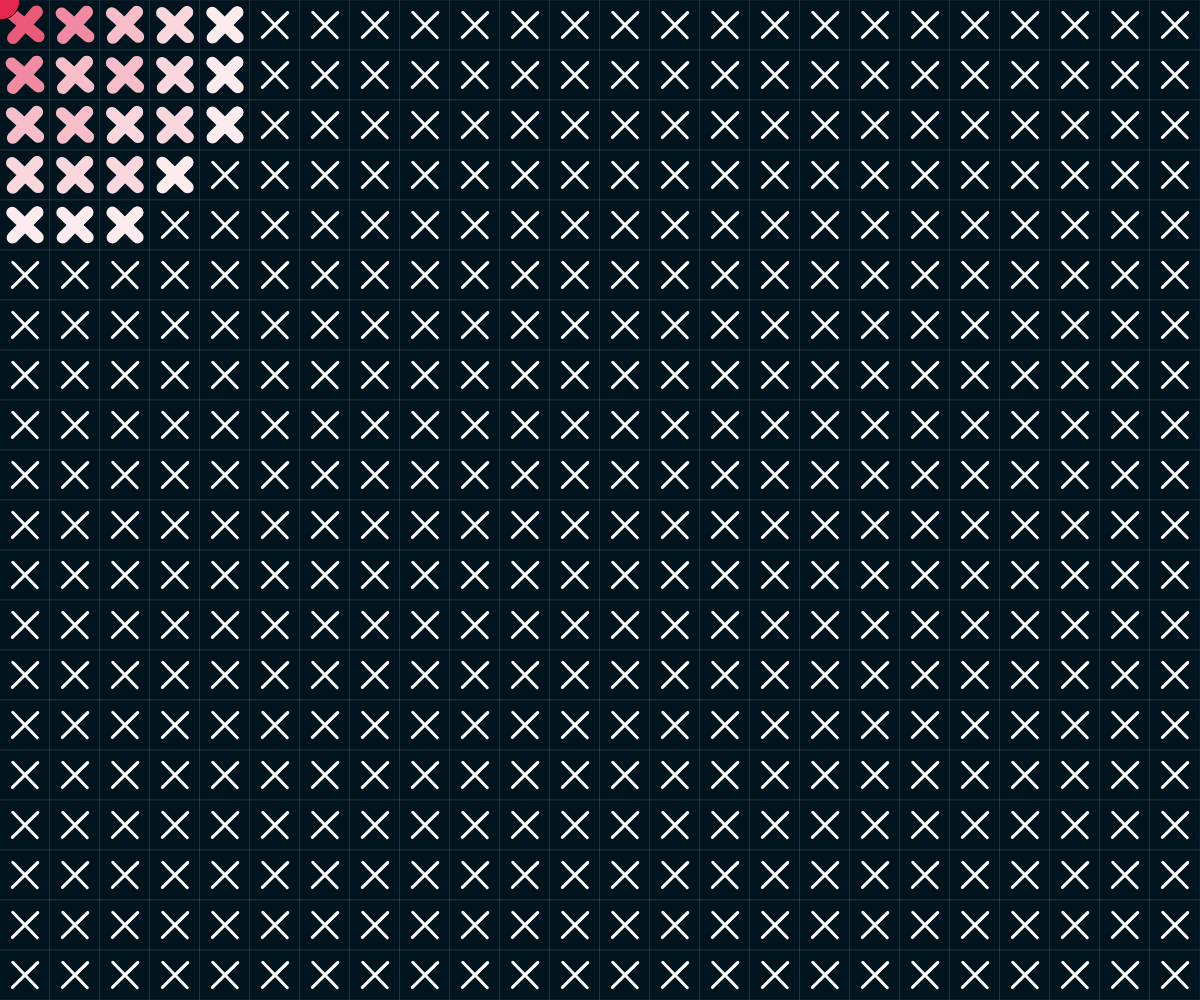
Frame 1 (no input)
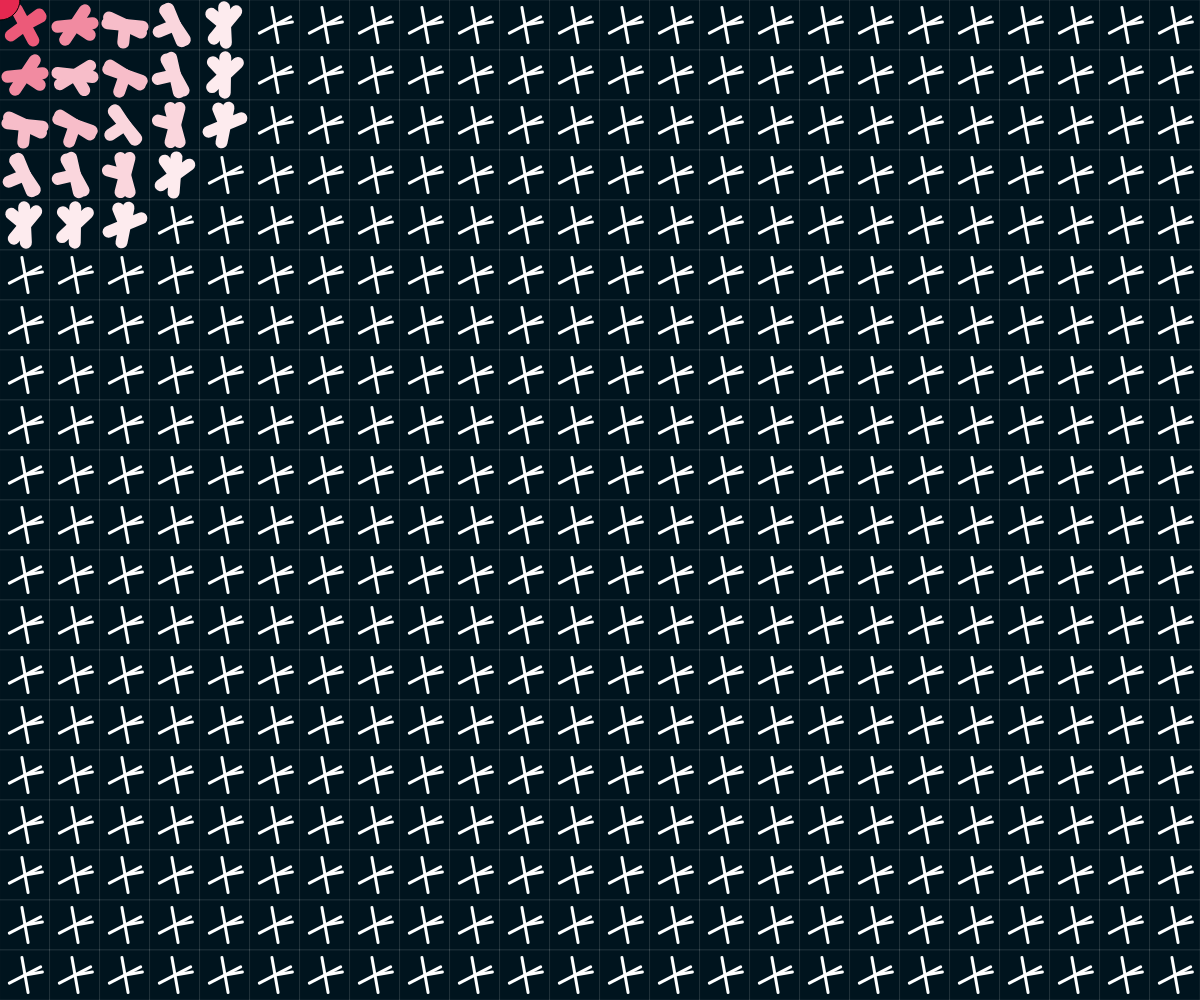
Frame 60 (no input)
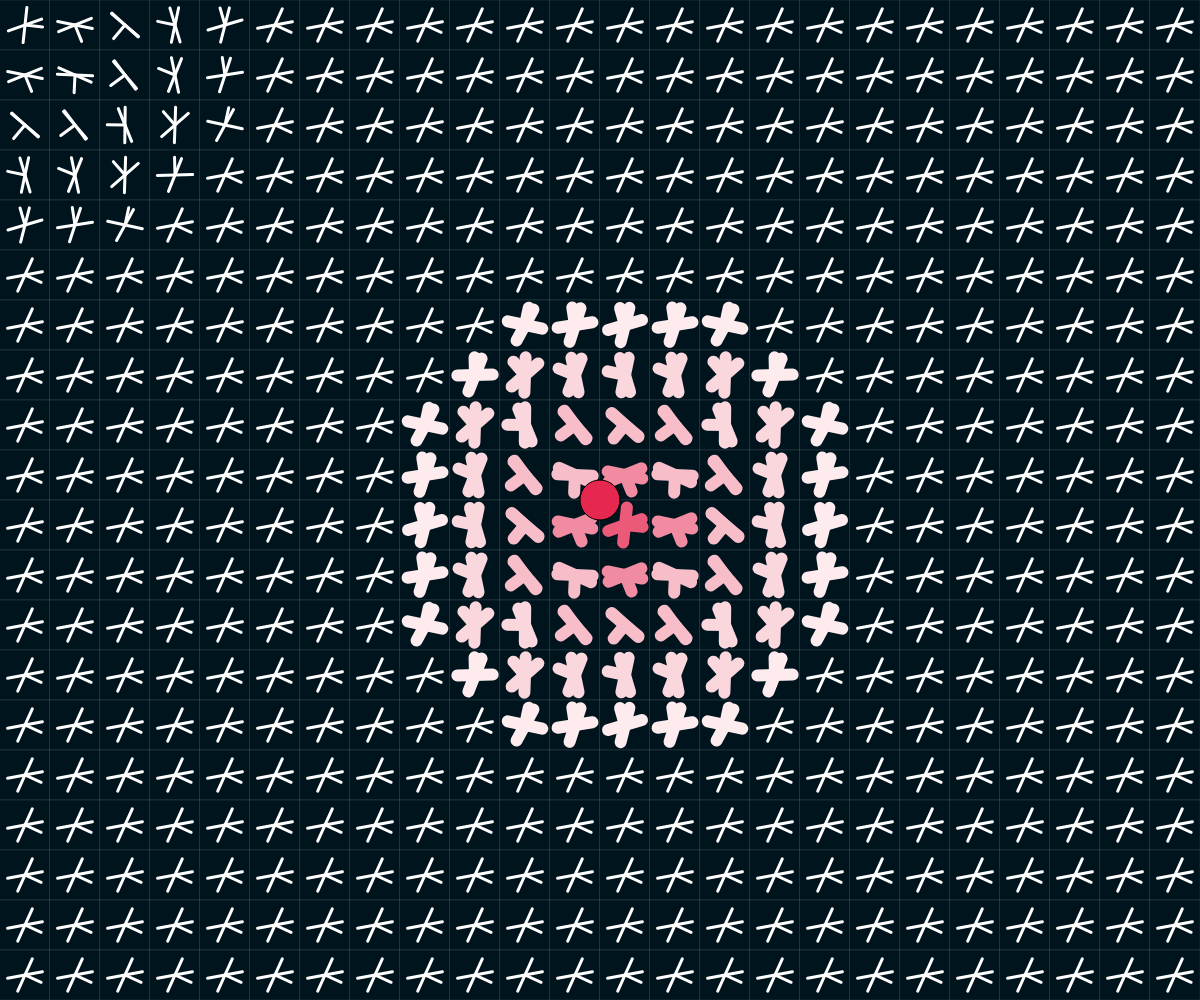
Frame 120 (the mouse pressed at the canvas centre since frame 60)

The p5.js sketch that drew these frames (run headless with seeded random() and noise() and a simulated clock; from frame 60 on, the mouse is pressed at the canvas centre):

// p5.js sketch
// ── sketch.js
let w;
let h;

let grid;

let colors = [];


function setup() {
  w = windowWidth;
  h = windowHeight;
  createCanvas(w, h);

  colors = [color(253, 235, 238), color(250, 214, 221), color(247, 189, 201), color(241, 139, 161), color(236, 90, 121)];



  grid = new Grid(50);
  
  let offsetRandom = true;

  if (offsetRandom) {
    mouseX = w / 2 + int(random(-w / 10, w / 10));
    mouseY = h / 2 + int(random(-h / 4, h / 4));
  } else {
    mouseX = w / 2;
    mouseY = h / 2;
  }

}


function draw() {
  background(220);
  grid.estimateAngle();
  grid.displayGrid();
grid.displayUser();

}

function user() {

  push();

  fill(230, 40, 80);
  ellipse(mouseX, mouseY, 20, 20);
  pop();

}

class Grid {

  constructor(l) {
    this.l = l;
    this.quads = [];
    this.initGrid();
    this.userR = w/30;
  }
  
      displayUser() {

  push();
  fill(230, 40, 80);
  ellipse(mouseX, mouseY, this.userR);
  pop();

}


  initGrid() {
    for (let i = 0; i < w / this.l; i++) {
      for (let j = 0; j < h / this.l; j++) {



        let q = new Quad(i * this.l, j * this.l, this.l, this.colors);
        this.quads.push(q);


      }
    }
  }

  estimateAngle() {

    for (let i = 0; i < this.quads.length; i++) {
      let quad = this.quads[i];
      quad.calculateAngle();


    }
  }

  displayGrid() {

    for (let i = 0; i < this.quads.length; i++) {
      let quad = this.quads[i];

      quad.displayQuad();
      quad.lineQuad();
    }
  }
}


class Quad {

  constructor(x, y, l, c) {
    this.x = x;
    this.y = y;
    this.l = l;
    this.a = 0.01;
    this.outerR = l*5;

    this.colors = c;

    this.weight = 1;
    this.colorStroke = (255);

  }


  lineQuad() {


    push();
    translate(this.x, this.y);
    stroke(this.colorStroke);
    strokeWeight(this.weight);
    translate(this.l / 2, this.l / 2);
    rotate(this.a);
    
    line(-this.l / 4, -this.l / 4, this.l / 4, this.l / 4);

    // t +y
    
    line(this.l/4, -this.l/4, 0,0);
    rotate(-this.a/2)
    line(this.l/4, -this.l/4, -this.l/4, this.l/4);
    
    
  
    pop();

  }

  calculateAngle() {

    let d = int(dist(this.x, this.y, mouseX, mouseY));
    if (d < this.outerR) {
      this.a = this.a + map(d, 0, this.outerR, -0.1, -0.01);
      //this.colorStroke = color(255,0,0);

      let colorCode = int(map(d, 0, this.outerR, colors.length - 1, 0));


      this.colorStroke = colors[colorCode];

      this.weight = 12;
    } else {

      this.a = this.a + 0.01;
      this.colorStroke = (255);
      this.weight = 3;

    }


  }

  displayQuad() {
    //fill(0);
    push();
    translate(this.x, this.y);
    fill(0, 20, 30);
    stroke(255);
    strokeWeight(0.1);
    rect(0, 0, this.l, this.l)

    pop();

  }


}
